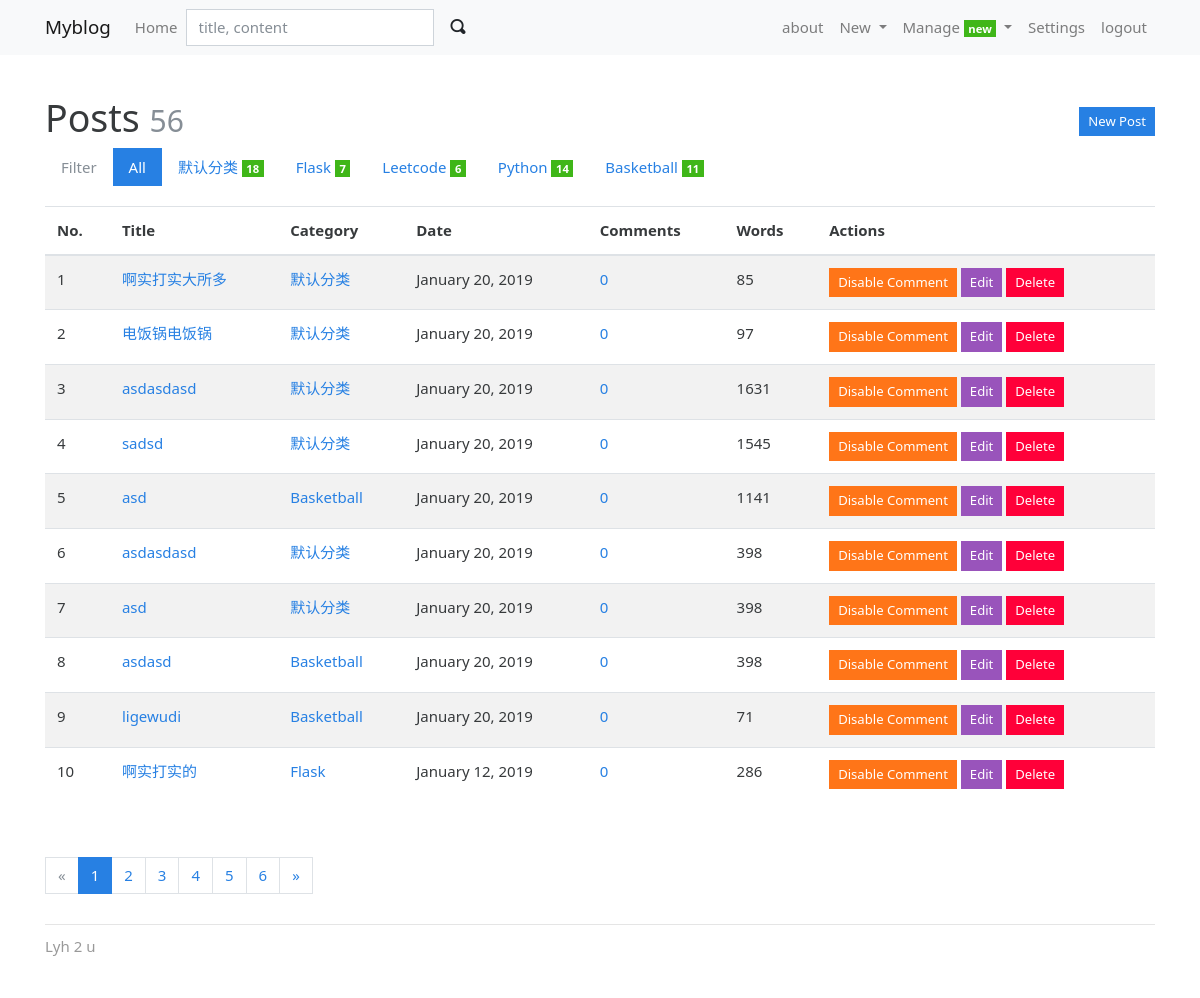
The app's page /admin/manage_post (signed in) with its own data.
### myblog/models.py (models this page shows, shortened)
class Category(db.Model):
    id = db.Column(db.Integer,primary_key=True)
    name = db.Column(db.String(30), unique=True)
    posts = db.relationship("Post",back_populates="category")

@whooshee.register_model('title', 'body')
class Post(db.Model):
    id = db.Column(db.Integer,primary_key=True)
    title = db.Column(db.String(60))
    body = db.Column(db.Text)
    timestamp = db.Column(db.DateTime,default=datetime.utcnow,index=True)
    clicks = db.Column(db.INT, default=0)
    can_comment = db.Column(db.Boolean,default=True)
    category_id = db.Column(db.Integer,db.ForeignKey("category.id"))
    category = db.relationship("Category",back_populates="posts")
    comments = db.relationship("Comment",back_populates="post", cascade="all, delete-orphan")

### myblog/blueprints/admin.py (the view)
@admin_bp.route("/manage_post", methods=["GET", "POST"])
def manage_post():
    categories = Category.query.all()
    page = request.args.get("page", 1, type=int)
    per_page = current_app.config.get("MYBLOG_POST_PER_PAGE")
    filter_rule = request.args.get("filter", "all")  #  all category
    if filter_rule == "all":
        filtered_posts = Post.query.order_by(Post.timestamp.desc())
    else:
        filtered_posts = db.session.query(Post).join(Category).filter(Category.name == filter_rule).order_by(Post.timestamp.desc())
    pagination = filtered_posts.paginate(page, per_page=per_page)
    posts = pagination.items
    return render_template("admin/manage_post.html", pagination=pagination, posts=posts, categories=categories)

### myblog/__init__.py (called while the page is built)
def register_template_context(app):
    @app.context_processor
    def make_template_context():
        links = Link.query.all()
        admin = Admin.query.first()
        categories = Category.query.order_by(Category.name).all()
        skills = Skill.query.all()
        if current_user.is_authenticated:
            unread_comments = Comment.query.filter_by(reviewed=False).count()
        else:
            unread_comments = None
        return(dict(admin=admin, categories=categories, links=links, unread_comments=unread_comments, skills=skills))

### myblog/blueprints/admin.py (called while the page is built)
@admin_bp.before_request
@login_required
def login_protect():
    pass

### myblog/extensions.py (called while the page is built)
@login_manager.user_loader
def load_user(user_id):
    from myblog.models import Admin
    user = Admin.query.get(int(user_id))
    return user

### myblog/templates/admin/manage_post.html (shortened to what this page needs)
{% extends 'base.html' %}
{% from 'bootstrap/pagination.html' import render_pagination %}
{% block content %}
<div class="page-header">
    <h1>Posts
        <small class="text-muted">{{ pagination.total }}</small>
        <span class="float-right"><a class="btn btn-primary btn-sm"
                                     href="{{ url_for('.new_post') }}">New Post</a></span>
    </h1>
    <ul class="nav nav-pills">
            <li class="nav-item">
                <a class="nav-link disabled" href="#">Filter </a>
            </li>
            <li class="nav-item">
                <a class="nav-link {% if request.args.get('filter', 'all') == 'all' %}active{% endif %}"
                   href="{{ url_for('admin.manage_post', filter='all') }}">All</a>
            </li>
            {% for category in categories %}
            <li class="nav-item">
                <a class="nav-link {% if request.args.get('filter') == category.name %}active{% endif %}"
                   href="{{ url_for('admin.manage_post', filter=category.name) }}">{{ category.name }} {% if category.posts %}<span
                        class="badge badge-success">{{ category.posts|count }}</span>{% endif %}</a>
            </li>
            {% endfor %}
        </ul>
</div>
{% if posts %}
<table class="table table-striped">
    <thead>
    <tr>
        <th>No.</th>
        <th>Title</th>
        <th>Category</th>
        <th>Date</th>
        <th>Comments</th>
        <th>Words</th>
        <th>Actions</th>
    </tr>
    </thead>
    {% for post in posts %}
    <tr>
        <td>{{ loop.index + ((pagination.page - 1) * config.MYBLOG_MANAGE_POST_PER_PAGE) }}</td>
        <td><a href="{{ url_for('blog.show_post', post_id=post.id) }}">{{ post.title }}</a></td>
        <td><a href="{{ url_for('blog.show_category', category_id=post.category.id) }}">{{ post.category.name }}</a>
        </td>
        <td>{{ moment(post.timestamp).format('LL') }}</td>
        <td><a href="{{ url_for('blog.show_post', post_id=post.id) }}#comments">{{ post.comments|length }}</a></td>
        <td>{{ post.body|length }}</td>
        <td>
            <form class="inline" method="post"
                  action="{{ url_for('.set_comment', post_id=post.id, next=request.full_path) }}">
                <button type="submit" class="btn btn-warning btn-sm">
                    {% if post.can_comment %}Disable{% else %}Enable{% endif %} Comment
                </button>
            </form>
            <a class="btn btn-info btn-sm" href="{{ url_for('.edit_post', post_id=post.id) }}">Edit</a>
            <form class="inline" method="post"
                  action="{{ url_for('.delete_post', post_id=post.id, next=request.full_path) }}">
                <button type="submit" class="btn btn-danger btn-sm" onclick="return confirm('Are you sure?');">Delete
                </button>
            </form>
        </td>
    </tr>
    {% endfor %}
</table>
<div class="page-footer">{{ render_pagination(pagination) }}</div>
{% else %}
<div class="tip"><h5>No posts.</h5></div>
{% endif %}
{% endblock %}

### myblog/static/css/style.css (style rules this page uses)
nav { margin-bottom: 20px; }
.inline { display: inline; }
.page-header { padding-top: 20px; padding-bottom: 20px; }
.page-footer { padding-top: 40px; }

### records on screen
Category: name "默认分类", posts|count "18"
Category: name "Flask", posts|count "7"
Category: name "Leetcode", posts|count "6"
Category: name "Python", posts|count "14"
Category: name "Basketball", posts|count "11"
Post: title "啊实打实大所多", category.name "默认分类", timestamp "January 20, 2019", comments|length "0", body|length "85", can_comment "Disable"
Post: title "电饭锅电饭锅", category.name "默认分类", timestamp "January 20, 2019", comments|length "0", body|length "97", can_comment "Disable"
Post: title "asdasdasd", category.name "默认分类", timestamp "January 20, 2019", comments|length "0", body|length "1631", can_comment "Disable"
Post: title "sadsd", category.name "默认分类", timestamp "January 20, 2019", comments|length "0", body|length "1545", can_comment "Disable"
Post: title "asd", category.name "Basketball", timestamp "January 20, 2019", comments|length "0", body|length "1141", can_comment "Disable"
Post: title "asdasdasd", category.name "默认分类", timestamp "January 20, 2019", comments|length "0", body|length "398", can_comment "Disable"
Post: title "asd", category.name "默认分类", timestamp "January 20, 2019", comments|length "0", body|length "398", can_comment "Disable"
Post: title "asdasd", category.name "Basketball", timestamp "January 20, 2019", comments|length "0", body|length "398", can_comment "Disable"
Post: title "ligewudi", category.name "Basketball", timestamp "January 20, 2019", comments|length "0", body|length "71", can_comment "Disable"
Post: title "啊实打实的", category.name "Flask", timestamp "January 12, 2019", comments|length "0", body|length "286", can_comment "Disable"

### other values on screen
{{ render_nav_item('blog.index', 'Home') }} "Home"
{{ render_nav_item('blog.about', 'about') }} "about"
{{ render_nav_item('admin.settings', 'Settings') }} "Settings"
{{ render_nav_item('auth.logout', 'logout') }} "logout"
{{ pagination.total }} "56"
{{ render_pagination(pagination) }} "« 1 2 3 4 5 6 »"
